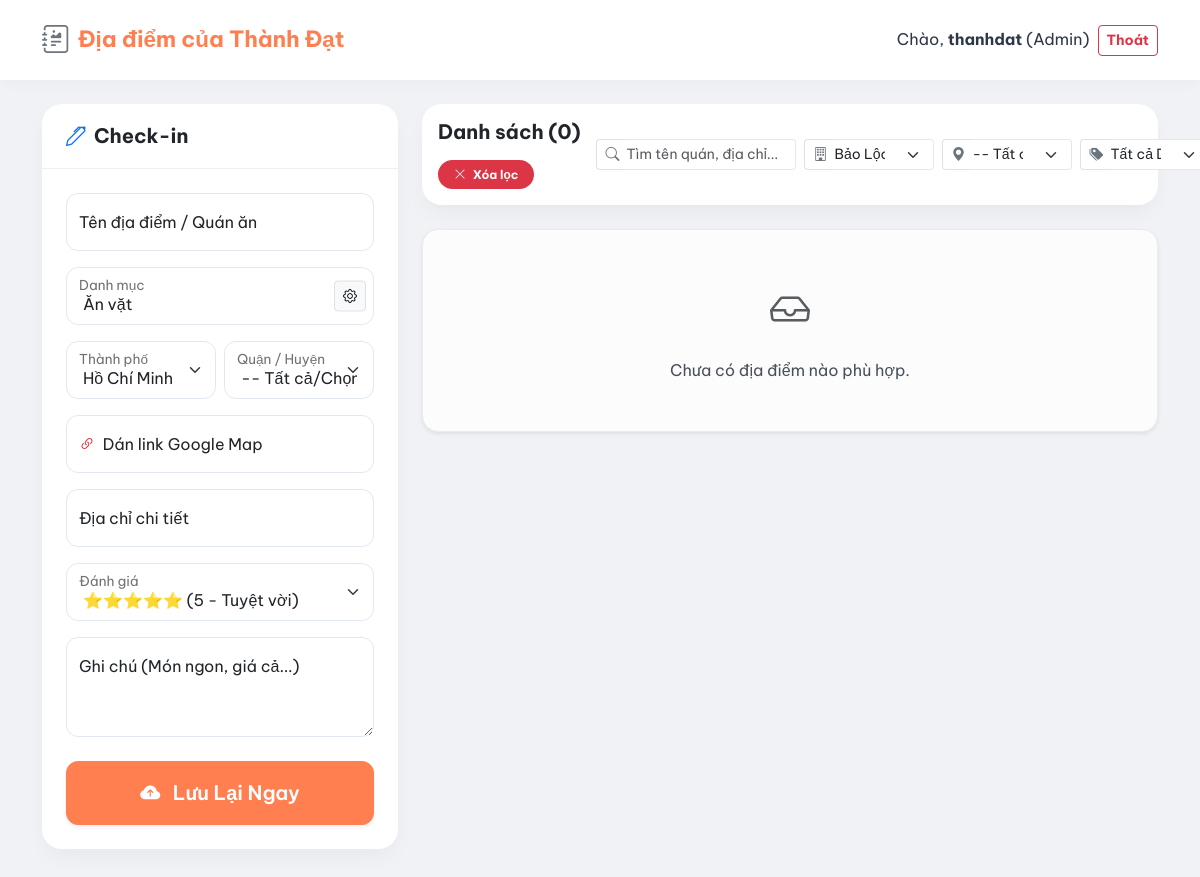
Before: /index.php?filter_city=Bảo Lộc (signed in) with the older database file.
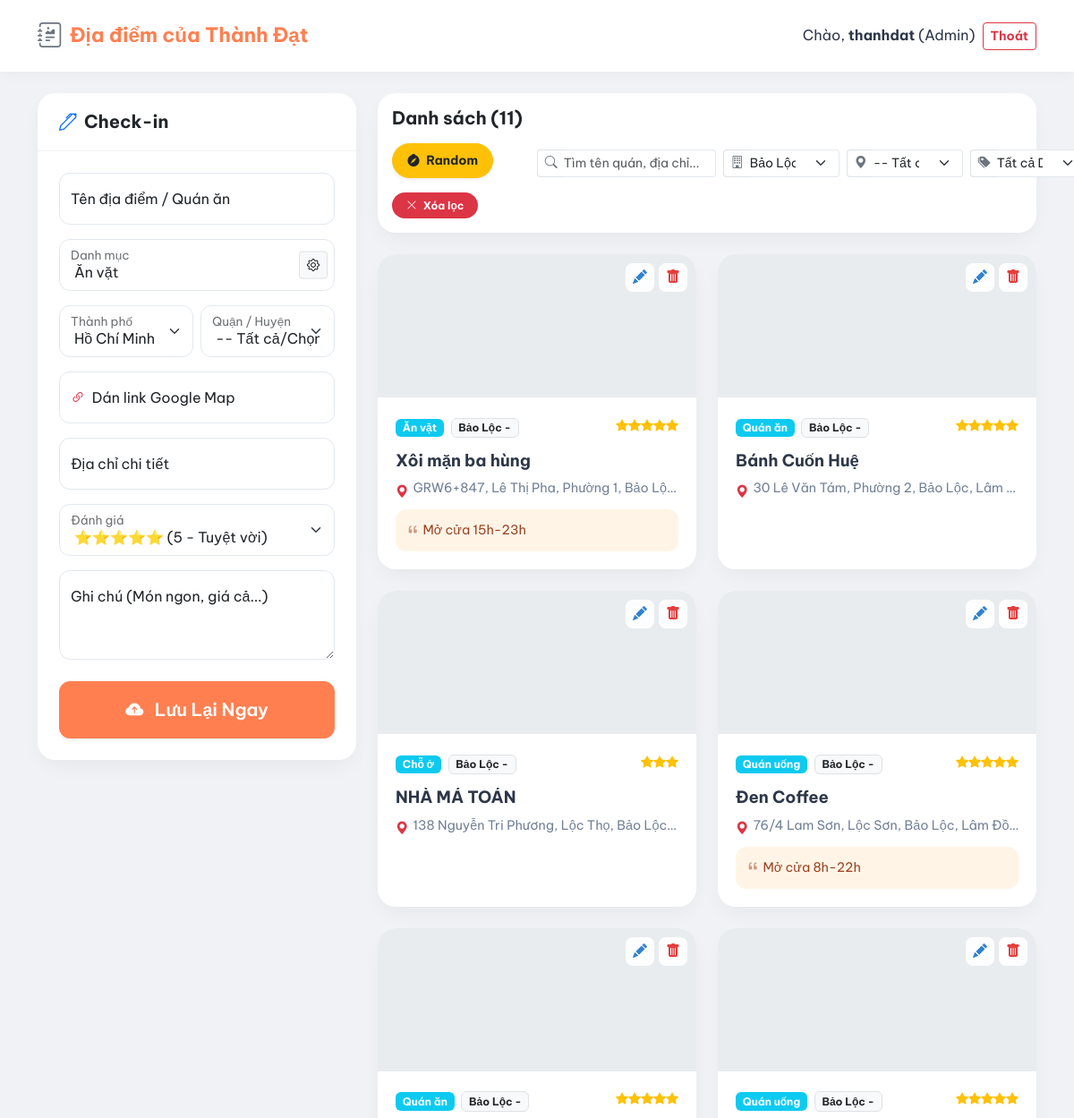
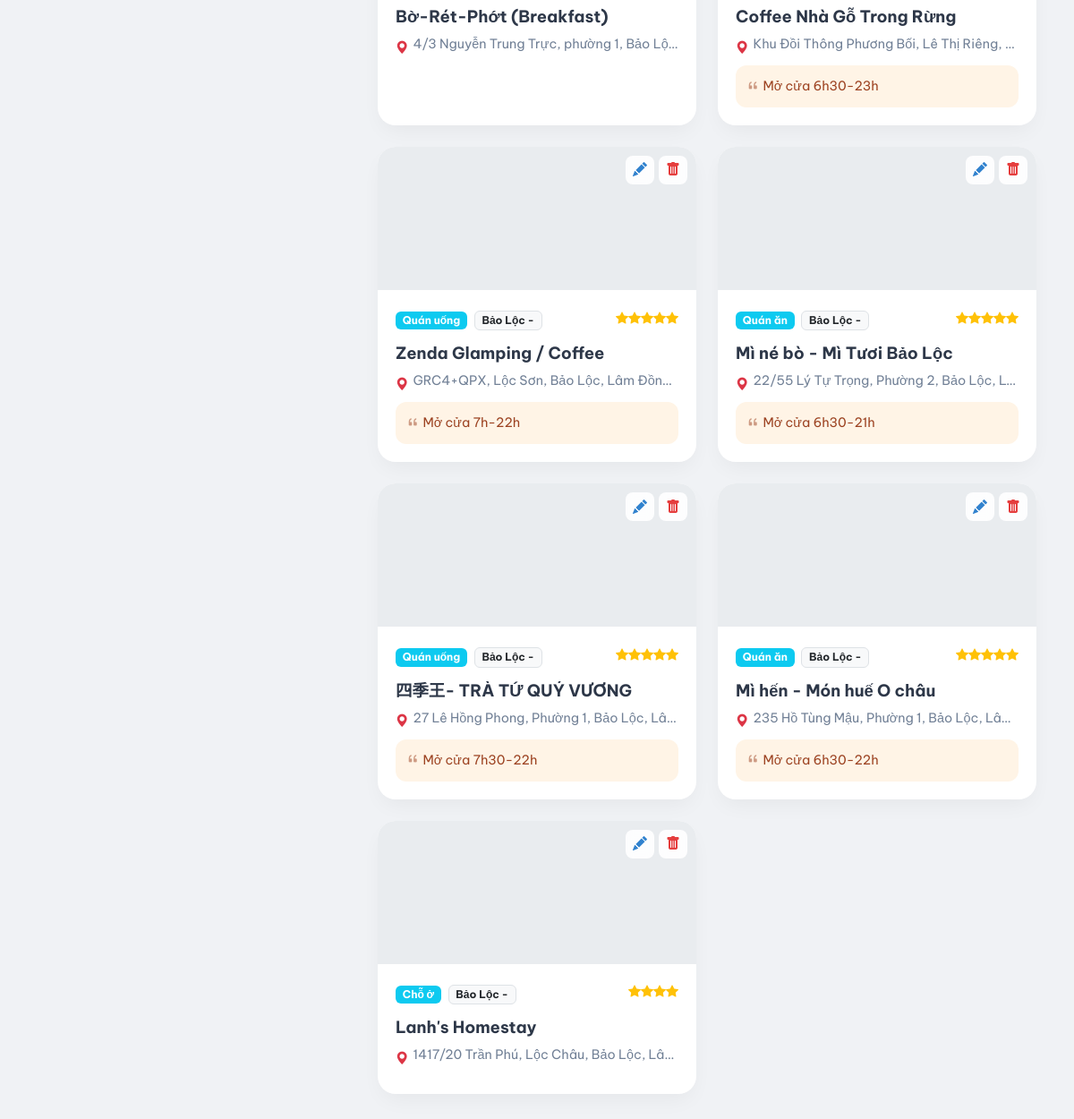
After: the same page with the newer database file (2 pictures, top to bottom).
### tables this page shows
CREATE TABLE `places` (
  `id` int(11) NOT NULL,
  `name` varchar(255) NOT NULL,
  `address` varchar(255) DEFAULT NULL,
  `description` text DEFAULT NULL,
  `latitude` decimal(10,8) DEFAULT NULL,
  `longitude` decimal(11,8) DEFAULT NULL,
  `rating` int(11) DEFAULT 5,
  `created_at` timestamp NOT NULL DEFAULT current_timestamp(),
  `category_id` int(11) DEFAULT 1,
  `district` varchar(50) DEFAULT NULL,
  `original_link` text DEFAULT NULL,
  `city` varchar(50) DEFAULT 'Hồ Chí Minh'
);

CREATE TABLE `categories` (
  `id` int(11) NOT NULL,
  `name` varchar(50) NOT NULL
);

### index.php (the view, shortened to what the changed rows need)
<?php
require 'db.php';
$isAdmin = isset($_SESSION['role']) && $_SESSION['role'] === 'admin';
$sqlPlace = "SELECT places.*, categories.name as category_name FROM places LEFT JOIN categories ON places.category_id = categories.id WHERE 1=1";
$params = [];
$filterCity = $_GET['filter_city'] ?? '';
$filterDistrict = $_GET['filter_district'] ?? '';
$filterCategory = $_GET['filter_category'] ?? '';
$search = $_GET['search'] ?? '';
if (!empty($filterCity)) {
    $sqlPlace .= " AND places.city = ?";
    $params[] = $filterCity;
}
$sqlPlace .= " ORDER BY RAND()";
$stmt = $pdo->prepare($sqlPlace);
$stmt->execute($params);
$places = $stmt->fetchAll(PDO::FETCH_ASSOC);
?>
<!DOCTYPE html>
<html lang="vi">
<head>
    <link href="https://cdn.jsdelivr.net/npm/bootstrap@5.3.0/dist/css/bootstrap.min.css" rel="stylesheet">
    <link rel="stylesheet" href="https://cdn.jsdelivr.net/npm/bootstrap-icons@1.10.5/font/bootstrap-icons.css">
    <link rel="stylesheet" href="style.css">
</head>
<body>
    <div class="container pb-5">
        <div class="row g-4">
            <div class="col-lg-8">
                <div
                    class="filter-bar d-flex flex-column flex-xl-row align-items-xl-center justify-content-between gap-3">
                    <div class="d-flex align-items-center flex-wrap gap-3">
                        <h5 class="mb-0 fw-bold text-dark text-nowrap">Danh sách (<?= count($places) ?>)</h5>
                        <?php if (!empty($places)): ?>
                            <button class="btn btn-warning btn-sm fw-bold shadow-sm rounded-pill px-3 py-2 text-dark"
                                data-bs-toggle="modal" data-bs-target="#wheelModal">
                                <i class="bi bi-compass-fill me-1"></i> Random
                            </button>
                        <?php endif; ?>
                        <?php if (!empty($filterCity) || !empty($filterDistrict) || !empty($filterCategory) || !empty($search)): ?>
                            <a href="index.php" class="badge bg-danger text-decoration-none rounded-pill px-3 py-2"><i
                                    class="bi bi-x-lg me-1"></i> Xóa lọc</a>
                        <?php endif; ?>
                    </div>
                </div>
                <div class="row g-4">
                    <?php foreach ($places as $place): ?>
                        <div class="col-md-6 col-xl-6">
                            <div class="card place-card h-100">
                                <?php if ($isAdmin): ?>
                                    <div class="action-buttons">
                                        <button class="btn-action btn-edit" data-bs-toggle="modal" data-bs-target="#editModal"
                                            onclick="fillEditModal(<?= htmlspecialchars(json_encode($place)) ?>)"><i
                                                class="bi bi-pencil-fill"></i></button>
                                        <a href="index.php?action=delete&id=<?= $place['id'] ?>" class="btn-action btn-delete"
                                            onclick="return confirm('Bạn chắc chắn muốn xóa?');"><i
                                                class="bi bi-trash-fill"></i></a>
                                    </div>
                                <?php endif; ?>
                                <div class="card-map-header">
                                    <?php if ($place['latitude']): ?>
                                        <iframe class="map-iframe" style="pointer-events: none;" loading="lazy"
                                            src="https://maps.google.com/maps?q=<?= $place['latitude'] ?>,<?= $place['longitude'] ?>&hl=vi&z=16&output=embed"></iframe>
                                    <?php else: ?>
                                        <div class="no-map-placeholder"><i
                                                class="bi bi-map-fill fs-1 mb-2 opacity-50"></i><span>Chưa có bản đồ</span>
                                        </div>
                                    <?php endif; ?>
                                </div>
                                <div class="place-card-body d-flex flex-column">
                                    <div class="d-flex justify-content-between align-items-start mb-2">
                                        <div>
                                            <span
                                                class="badge bg-info mb-2"><?= htmlspecialchars($place['category_name'] ?? 'Khác') ?></span>
                                            <span
                                                class="badge bg-light text-dark border ms-1"><?= htmlspecialchars(($place['city'] == 'Hồ Chí Minh' ? 'HCM' : $place['city']) . ' - ' . $place['district']) ?></span>
                                        </div>
                                        <div class="text-warning small">
                                            <?= str_repeat('<i class="bi bi-star-fill"></i>', $place['rating']) ?></div>
                                    </div>
                                    <h5 class="place-title fw-bold text-truncate"><?= htmlspecialchars($place['name']) ?>
                                    </h5>
                                    <p class="place-address mb-2 text-truncate"><i
                                            class="bi bi-geo-alt-fill text-danger mt-1 flex-shrink-0"></i> <span
                                            class="text-truncate"><?= htmlspecialchars($place['address'] ?: 'Chưa cập nhật địa chỉ') ?></span>
                                    </p>
                                    <?php if (!empty($place['description'])): ?>
                                        <div class="place-note mt-auto"><i
                                                class="bi bi-quote me-1 opacity-50"></i><?= htmlspecialchars($place['description']) ?>
                                        </div>
                                    <?php else: ?><div class="mt-auto"></div><?php endif; ?>
                                </div>
                            </div>
                        </div>
                    <?php endforeach; ?>
                    <?php if (empty($places)): ?>
                        <div class="col-12">
                            <div class="alert alert-light text-center p-5 shadow-sm rounded-4"><i
                                    class="bi bi-inbox fs-1 text-muted mb-3 d-block"></i>Chưa có địa điểm nào phù hợp.</div>
                        </div>
                    <?php endif; ?>
                </div>
            </div>
        </div>
    </div>
</body>
</html>

Changed rows visible on the page:
added places: category.name "Ăn vặt", city+district "Bảo Lộc -", rating 5 (drawn), name "Xôi mặn ba hùng", address "GRW6+847, Lê Thị Pha, Phường 1, Bảo Lộ…", description "Mở cửa 15h-23h"
added places: category.name "Quán ăn", city+district "Bảo Lộc -", rating 5 (drawn), name "Bánh Cuốn Huệ", address "30 Lê Văn Tám, Phường 2, Bảo Lộc, Lâm…"
added places: category.name "Chỗ ở", city+district "Bảo Lộc -", rating 3 (drawn), name "NHÀ MÁ TOÁN", address "138 Nguyễn Tri Phương, Lộc Thọ, Bảo Lộc…"
added places: category.name "Quán uống", city+district "Bảo Lộc -", rating 5 (drawn), name "Đen Coffee", address "76/4 Lam Sơn, Lộc Sơn, Bảo Lộc, Lâm Đồ…", description "Mở cửa 8h-22h"
added places: category.name "Quán ăn", city+district "Bảo Lộc -", rating 5 (drawn), name "Bờ-Rét-Phớt (Breakfast)", address "4/3 Nguyễn Trung Trực, phường 1, Bảo Lộ…"
added places: category.name "Quán uống", city+district "Bảo Lộc -", rating 5 (drawn), name "Coffee Nhà Gỗ Trong Rừng", address "Khu Đồi Thông Phương Bối, Lê Thị Riêng,…", description "Mở cửa 6h30-23h"
added places: category.name "Quán uống", city+district "Bảo Lộc -", rating 5 (drawn), name "Zenda Glamping / Coffee", address "GRC4+QPX, Lộc Sơn, Bảo Lộc, Lâm Đồn…", description "Mở cửa 7h-22h"
added places: category.name "Quán ăn", city+district "Bảo Lộc -", rating 5 (drawn), name "Mì né bò - Mì Tươi Bảo Lộc", address "22/55 Lý Tự Trọng, Phường 2, Bảo Lộc, L…", description "Mở cửa 6h30-21h"
added places: category.name "Quán uống", city+district "Bảo Lộc -", rating 5 (drawn), name "四季王- TRÀ TỨ QUÝ VƯƠNG", address "27 Lê Hồng Phong, Phường 1, Bảo Lộc, Lâ…", description "Mở cửa 7h30-22h"
added places: category.name "Quán ăn", city+district "Bảo Lộc -", rating 5 (drawn), name "Mì hến - Món huế O châu", address "235 Hồ Tùng Mậu, Phường 1, Bảo Lộc, Lâ…", description "Mở cửa 6h30-22h"
added places: category.name "Chỗ ở", city+district "Bảo Lộc -", rating 4 (drawn), name "Lanh's Homestay", address "1417/20 Trần Phú, Lộc Châu, Bảo Lộc, Lâ…"
Other visible differences:
count($places): "0" → "11"
text no longer shown: "Chưa có địa điểm nào phù hợp."
text now shown: "Random"
